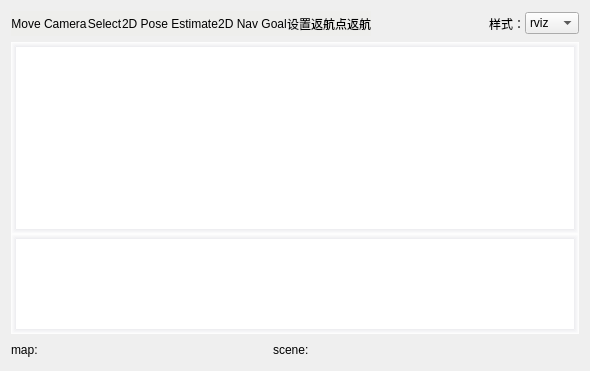
            <widget class="QWidget" name="page_4">
             <layout class="QVBoxLayout" name="verticalLayout_14">
              <item>
               <layout class="QVBoxLayout" name="verticalLayout_13">
                <item>
                 <layout class="QHBoxLayout" name="horizontalLayout_11">
                  <property name="spacing">
                   <number>0</number>
                  </property>
                  <item>
                   <widget class="QPushButton" name="move_camera_btn">
                    <property name="minimumSize">
                     <size>
                      <width>0</width>
                      <height>25</height>
                     </size>
                    </property>
                    <property name="styleSheet">
                     <string notr="true">QPushButton:hover{
background-color:rgb(186, 189, 182);
border-bottom:2px solid rgb(67, 154, 246);
}
QPushButton:checked{
background-color:cyan;
border-bottom:2px solid white 
}
QPushButton:pressed{
background-color:rgb(67, 154, 246)
}
QPushButton{
background-color:rgb(238, 238, 236);
border:none; 
padding:0px 0px 0px 0px;
margin:0px 0px 0px 0px;
}</string>
                    </property>
                    <property name="text">
                     <string>Move Camera</string>
                    </property>
                    <property name="icon">
                     <iconset resource="../resources/images.qrc">
                      <normaloff>:/images/rotate_cam.svg</normaloff>:/images/rotate_cam.svg</iconset>
                    </property>
                   </widget>
                  </item>
                  <item>
                   <widget class="QPushButton" name="set_select_btn">
                    <property name="minimumSize">
                     <size>
                      <width>0</width>
                      <height>25</height>
                     </size>
                    </property>
                    <property name="styleSheet">
                     <string notr="true">QPushButton:hover{
background-color:rgb(186, 189, 182);
border-bottom:2px solid rgb(67, 154, 246);
}
QPushButton:checked{
background-color:cyan;
border-bottom:2px solid white 
}
QPushButton:pressed{
background-color:rgb(67, 154, 246)
}
QPushButton{
background-color:rgb(238, 238, 236);
border:none; 
padding:0px 0px 0px 0px;
margin:0px 0px 0px 0px;
}</string>
                    </property>
                    <property name="text">
                     <string>Select</string>
                    </property>
                    <property name="icon">
                     <iconset resource="../resources/images.qrc">
                      <normaloff>:/images/classes/Select.png</normaloff>:/images/classes/Select.png</iconset>
                    </property>
                   </widget>
                  </item>
                  <item>
                   <widget class="QPushButton" name="set_pos_btn">
                    <property name="minimumSize">
                     <size>
                      <width>0</width>
                      <height>25</height>
                     </size>
                    </property>
                    <property name="maximumSize">
                     <size>
                      <width>16777215</width>
                      <height>16777215</height>
                     </size>
                    </property>
                    <property name="styleSheet">
                     <string notr="true">QPushButton:hover{
background-color:rgb(186, 189, 182);
border-bottom:2px solid rgb(67, 154, 246);
}
QPushButton:checked{
background-color:cyan;
border-bottom:2px solid white 
}
QPushButton:pressed{
background-color:rgb(67, 154, 246)
}
QPushButton{
background-color:rgb(238, 238, 236);
border:none; 
padding:0px 0px 0px 0px;
margin:0px 0px 0px 0px;
}</string>
                    </property>
                    <property name="text">
                     <string>2D Pose Estimate</string>
                    </property>
                    <property name="icon">
                     <iconset resource="../resources/images.qrc">
                      <normaloff>:/images/classes/SetInitialPose.png</normaloff>:/images/classes/SetInitialPose.png</iconset>
                    </property>
                   </widget>
                  </item>
                  <item>
                   <widget class="QPushButton" name="set_goal_btn">
                    <property name="minimumSize">
                     <size>
                      <width>0</width>
                      <height>25</height>
                     </size>
                    </property>
                    <property name="styleSheet">
                     <string notr="true">QPushButton:hover{
background-color:rgb(186, 189, 182);
border-bottom:2px solid rgb(67, 154, 246);
}
QPushButton:checked{
background-color:cyan;
border-bottom:2px solid white 
}
QPushButton:pressed{
background-color:rgb(67, 154, 246)
}
QPushButton{
background-color:rgb(238, 238, 236);
border:none; 
padding:0px 0px 0px 0px;
margin:0px 0px 0px 0px;
}</string>
                    </property>
                    <property name="text">
                     <string>2D Nav Goal</string>
                    </property>
                    <property name="icon">
                     <iconset resource="../resources/images.qrc">
                      <normaloff>:/images/classes/SetGoal.png</normaloff>:/images/classes/SetGoal.png</iconset>
                    </property>
                   </widget>
                  </item>
                  <item>
                   <widget class="QPushButton" name="set_return_btn">
                    <property name="maximumSize">
                     <size>
                      <width>16777215</width>
                      <height>25</height>
                     </size>
                    </property>
                    <property name="styleSheet">
                     <string notr="true">QPushButton:hover{
background-color:rgb(186, 189, 182);
border-bottom:2px solid rgb(67, 154, 246);
}
QPushButton:checked{
background-color:cyan;
border-bottom:2px solid white 
}
QPushButton:pressed{
background-color:rgb(67, 154, 246)
}
QPushButton{
background-color:rgb(238, 238, 236);
border:none; 
padding:0px 0px 0px 0px;
margin:0px 0px 0px 0px;
}</string>
                    </property>
                    <property name="text">
                     <string>设置返航点</string>
                    </property>
                    <property name="icon">
                     <iconset resource="../resources/images.qrc">
                      <normaloff>:/images/set_return.png</normaloff>:/images/set_return.png</iconset>
                    </property>
                   </widget>
                  </item>
                  <item>
                   <widget class="QPushButton" name="return_btn">
                    <property name="maximumSize">
                     <size>
                      <width>16777215</width>
                      <height>25</height>
                     </size>
                    </property>
                    <property name="styleSheet">
                     <string notr="true">QPushButton:hover{
background-color:rgb(186, 189, 182);
border-bottom:2px solid rgb(67, 154, 246);
}
QPushButton:checked{
background-color:cyan;
border-bottom:2px solid white 
}
QPushButton:pressed{
background-color:rgb(67, 154, 246)
}
QPushButton{
background-color:rgb(238, 238, 236);
border:none; 
padding:0px 0px 0px 0px;
margin:0px 0px 0px 0px;
}</string>
                    </property>
                    <property name="text">
                     <string>返航</string>
                    </property>
                    <property name="icon">
                     <iconset resource="../resources/images.qrc">
                      <normaloff>:/images/return.png</normaloff>:/images/return.png</iconset>
                    </property>
                   </widget>
                  </item>
                  <item>
                   <spacer name="horizontalSpacer_2">
                    <property name="orientation">
                     <enum>Qt::Horizontal</enum>
                    </property>
                    <property name="sizeHint" stdset="0">
                     <size>
                      <width>40</width>
                      <height>20</height>
                     </size>
                    </property>
                   </spacer>
                  </item>
                  <item>
                   <widget class="QLabel" name="label_2">
                    <property name="text">
                     <string>样式：</string>
                    </property>
                   </widget>
                  </item>
                  <item>
                   <widget class="QComboBox" name="comboBox_mapType">
                    <property name="styleSheet">
                     <string notr="true">background-color:none</string>
                    </property>
                    <item>
                     <property name="text">
                      <string>rviz</string>
                     </property>
                    </item>
                    <item>
                     <property name="text">
                      <string>经典</string>
                     </property>
                    </item>
                   </widget>
                  </item>
                 </layout>
                </item>
                <item>
                 <layout class="QVBoxLayout" name="verticalLayout_build_map">
                  <property name="spacing">
                   <number>0</number>
                  </property>
                  <item>
                   <widget class="QGraphicsView" name="mapViz">
                    <property name="layoutDirection">
                     <enum>Qt::LeftToRight</enum>
                    </property>
                    <property name="styleSheet">
                     <string notr="true">QGraphicsView{
border-top: 5px solid qlineargradient(y0:0, y1:1,stop: 0 #ececef, stop: 1 white);
border-left: 5px solid qlineargradient(x0:0, x1:1,stop: 0 #ececef, stop: 1 white);
 border-bottom: 5px solid qlineargradient(y0:0, y1:1,stop: 0 white, stop: 1  #ececef);
border-right: 5px solid qlineargradient(x0:0, x1:1,stop:  0 white, stop: 1 #ececef);
background-color: rgb(255,255,255);
}
</string>
                    </property>
                    <property name="verticalScrollBarPolicy">
                     <enum>Qt::ScrollBarAlwaysOff</enum>
                    </property>
                    <property name="horizontalScrollBarPolicy">
                     <enum>Qt::ScrollBarAlwaysOff</enum>
                    </property>
                   </widget>
                  </item>
                  <item>
                   <widget class="QWidget" name="widget_rviz" native="true">
                    <property name="minimumSize">
                     <size>
                      <width>0</width>
                      <height>100</height>
                     </size>
                    </property>
                    <property name="styleSheet">
                     <string notr="true">QWidget{
border-top: 5px solid qlineargradient(y0:0, y1:1,stop: 0 #ececef, stop: 1 white);
border-left: 5px solid qlineargradient(x0:0, x1:1,stop: 0 #ececef, stop: 1 white);
 border-bottom: 5px solid qlineargradient(y0:0, y1:1,stop: 0 white, stop: 1  #ececef);
border-right: 5px solid qlineargradient(x0:0, x1:1,stop:  0 white, stop: 1 #ececef);
background-color: rgb(255,255,255);
}
</string>
                    </property>
                    <layout class="QVBoxLayout" name="verticalLayout_16">
                     <item>
                      <layout class="QVBoxLayout" name="verticalLayout_rviz"/>
                     </item>
                    </layout>
                   </widget>
                  </item>
                 </layout>
                </item>
                <item>
                 <layout class="QHBoxLayout" name="horizontalLayout_12">
                  <item>
                   <widget class="QLabel" name="label">
                    <property name="minimumSize">
                     <size>
                      <width>50</width>
                      <height>20</height>
                     </size>
                    </property>
                    <property name="maximumSize">
                     <size>
                      <width>40</width>
                      <height>20</height>
                     </size>
                    </property>
                    <property name="text">
                     <string>map:</string>
                    </property>
                   </widget>
                  </item>
                  <item>
                   <widget class="QLabel" name="label_pos_map">
                    <property name="minimumSize">
                     <size>
                      <width>200</width>
                      <height>20</height>
                     </size>
                    </property>
                    <property name="maximumSize">
                     <size>
                      <width>200</width>
                      <height>20</height>
                     </size>
                    </property>
                    <property name="styleSheet">
                     <string notr="true"/>
                    </property>
                    <property name="text">
                     <string/>
                    </property>
                   </widget>
                  </item>
                  <item>
                   <widget class="QLabel" name="label_5">
                    <property name="minimumSize">
                     <size>
                      <width>60</width>
                      <height>20</height>
                     </size>
                    </property>
                    <property name="maximumSize">
                     <size>
                      <width>40</width>
                      <height>20</height>
                     </size>
                    </property>
                    <property name="text">
                     <string>scene:</string>
                    </property>
                   </widget>
                  </item>
                  <item>
                   <widget class="QLabel" name="label_pos_scene">
                    <property name="minimumSize">
                     <size>
                      <width>200</width>
                      <height>20</height>
                     </size>
                    </property>
                    <property name="maximumSize">
                     <size>
                      <width>200</width>
                      <height>20</height>
                     </size>
                    </property>
                    <property name="text">
                     <string/>
                    </property>
                   </widget>
                  </item>
                  <item>
                   <spacer name="horizontalSpacer_3">
                    <property name="orientation">
                     <enum>Qt::Horizontal</enum>
                    </property>
                    <property name="sizeHint" stdset="0">
                     <size>
                      <width>40</width>
                      <height>20</height>
                     </size>
                    </property>
                   </spacer>
                  </item>
                 </layout>
                </item>
               </layout>
              </item>
             </layout>
            </widget>
